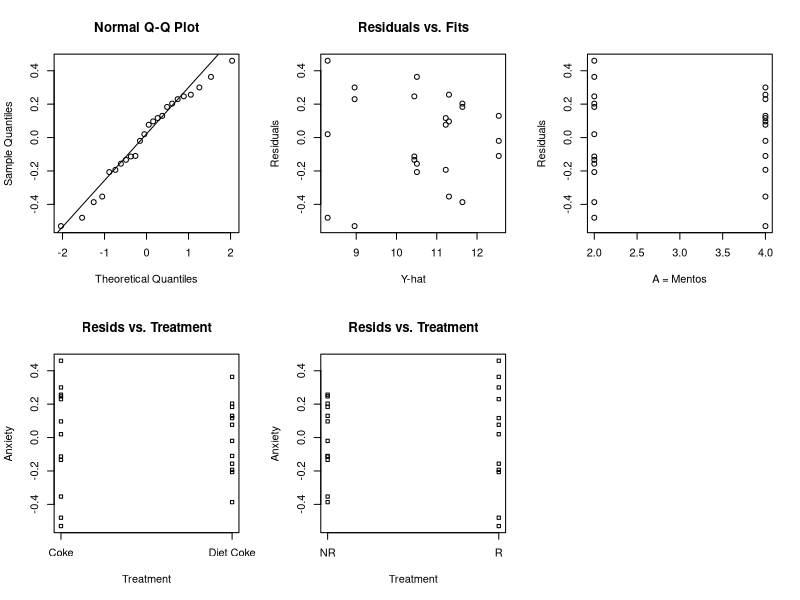
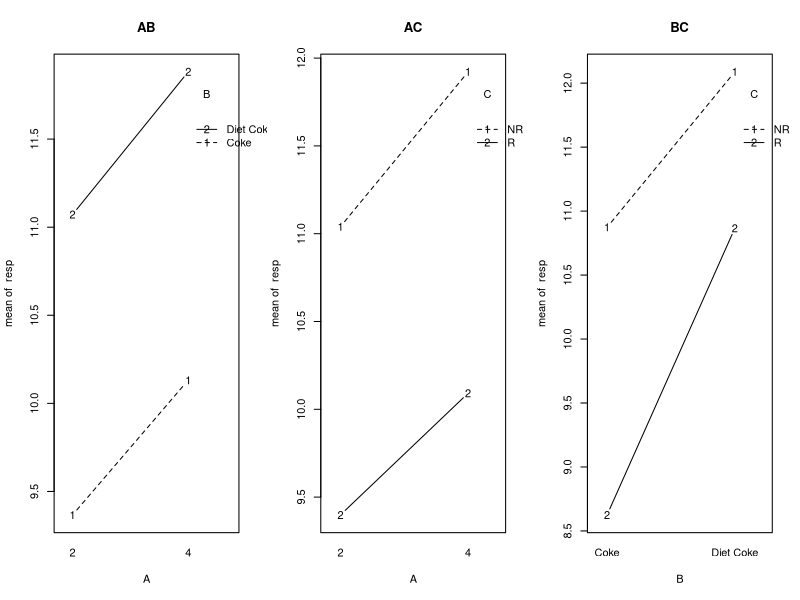

R code for these plots, in order:
## ---- chunk 1
knitr::opts_chunk$set(echo = TRUE)
## ---- chunk 2
resp <- c(10.87,7.81,11.25,10.33,
          10.35,8.75,11.84,10.69,
          10.3,8.31,11.82,10.31,
          11.03,8.43,12.67,11.56,
          11.3,9.26,12.52,10.95,
          11.34,9.19,12.43,11.4)
mentos <- rep(c(2,4),each=12)
soda <- rep(c("Diet Coke","Coke"),12)
temp <- rep(c("R","R","NR","NR"),6)
## ---- chunk 3
threeway=data.frame(resp=resp,A=factor(mentos),B=factor(soda),C=factor(temp))
attach(threeway)
## ---- chunk 4
datamat=matrix(resp,6,4,byrow=T)
colnames(datamat)=c("B=Diet Coke, C=R","B=Coca-Cola, C=R",
                    "B=Diet Coke, C=NR","B=Coca-Cola, C=NR")
rownames(datamat)=c("A=2","","","A=4","","")
datamat
## ---- chunk 5
outthree=aov(resp~A*B*C,threeway)
summary(outthree)
## ---- chunk 6
fits=outthree$fitted		#same as fitted(junk_out)
res=outthree$residuals	#same as residuals(junk_out)

#Assumption Checking with Residual Plots
par(mfrow=c(2,3))	#create 2 rows and two columns in graphics column
qqnorm(res)
qqline(res)
plot(fits,res,xlab="Y-hat",ylab="Residuals",
     main="Residuals vs. Fits")
plot(res~mentos,vertical=T,xlab="A = Mentos",ylab="Residuals")
stripchart(res~soda,vertical=T,xlab="Treatment",ylab="Anxiety",
           main="Resids vs. Treatment")
stripchart(res~temp,vertical=T,xlab="Treatment",ylab="Anxiety",
           main="Resids vs. Treatment")
par(mfrow=c(1,1))
## ---- chunk 7
TukeyHSD(outthree, "A")
## ---- chunk 8
# Store means for explaining the interaction plots
meanvec=numeric(8)
count=1
for(i in c(2,4)) {
        for(k in c("R","NR")) {
           for(j in c("Diet Coke","Coke")) {
           meanvec[count]=  mean(resp[mentos==i & soda==j & temp==k]) 
           count = count +1
           }     
        }
}
meanmat=matrix(meanvec,2,4,byrow=T)
colnames(meanmat)=c("B=Diet Coke, C=R","B=Coca-Cola, C=R",
                    "B=Diet Coke, C=NR","B=Coca-Cola, C=NR")
rownames(meanmat)=c("A=2","A=4")
meanmat
## ---- chunk 9
#two factor interactions
par(mfrow=c(1,3))
interaction.plot(A,B,resp,type="b",main="AB")
interaction.plot(A,C,resp,type="b",main="AC")
interaction.plot(B,C,resp,type="b",main="BC")
par(mfrow=c(1,1))
## ---- chunk 10
b=2
c=2
n=3
alpha=.05
dfe=16
mse=0.104
Tq=qtukey(1-alpha/(b+c),b,dfe)/sqrt(2)
tuk=numeric(2)
tuknames=numeric(2)
## ---- chunk 11
# The effect of B when C=R minus the effect of B when C=NR
bc_ctrst = mean(resp[B=="Diet Coke"&C=="R"]) - mean(resp[B=="Coke"&C=="R"]) -  ( mean(resp[B=="Diet Coke"&C=="NR"]) - mean(resp[B=="Coke"&C=="NR"]) )
se=sqrt(mse*4/6)
mult=qt(1-alpha/3,dfe)
me=mult*se
c(bc_ctrst-me,bc_ctrst,bc_ctrst+me)
## ---- chunk 12
model.tables(outthree,type="means")
#shows that A=4, B=Diet Coke, C=NR is best closely followed by A=2, B=Diet Coke, C=NR
## ---- chunk 13
#Scheffe
a=2; b=2; c=2; n=3
sch=sqrt((a*b*c-1)*qf(1-alpha,a*b*c-1,dfe)) 
a4b2c1=mean(with(threeway,resp[A==4&B=="Diet Coke"&C=="NR"]))
a2b2c1=mean(with(threeway,resp[A==2&B=="Diet Coke"&C=="NR"]))
pe=a4b2c1-a2b2c1
se=sqrt(2*mse/n)
c(pe-sch*se, pe, pe+sch*se)
